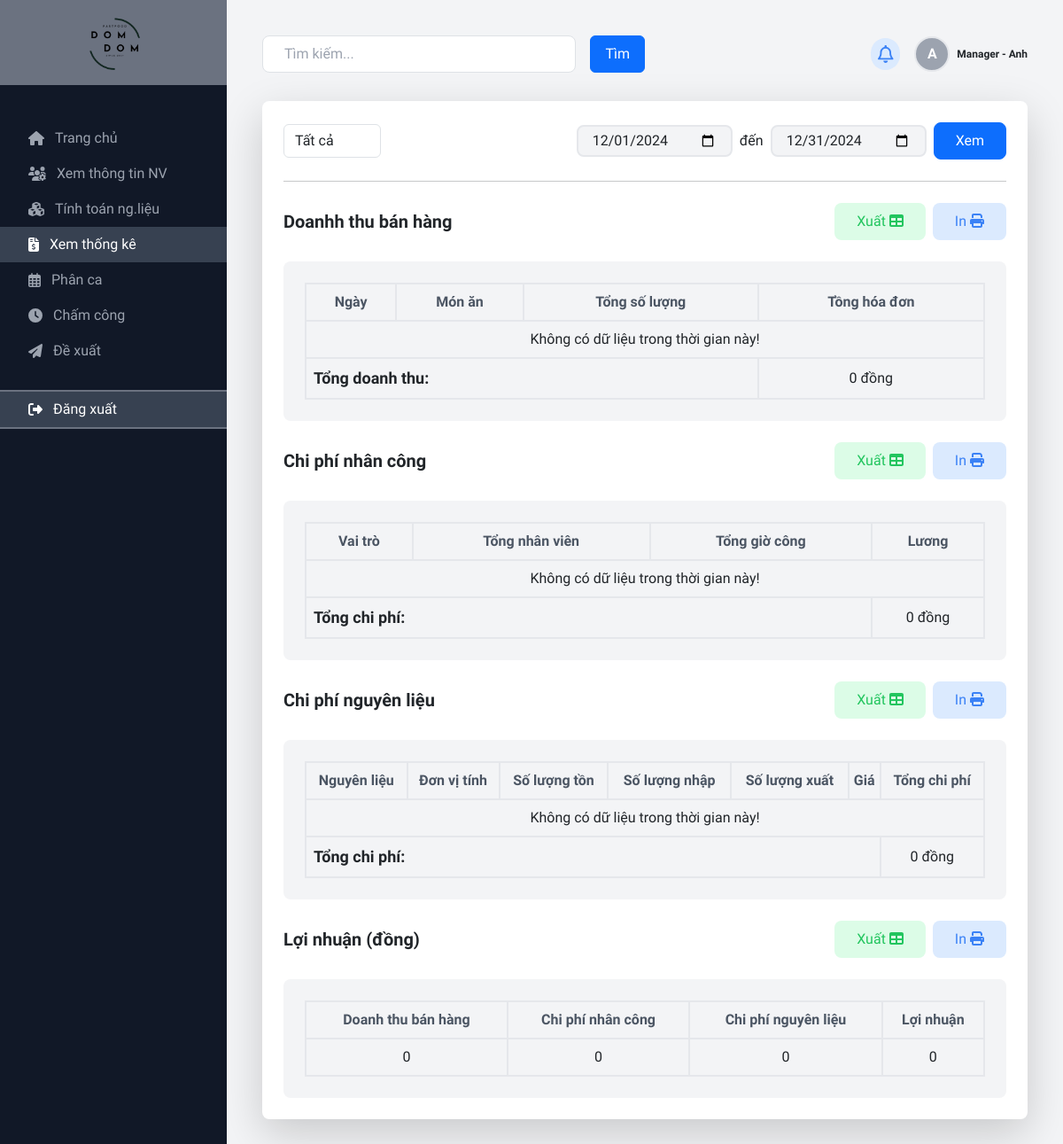
Before: /view/page/manager/index.php?i=revenue (signed in) with the older database file.
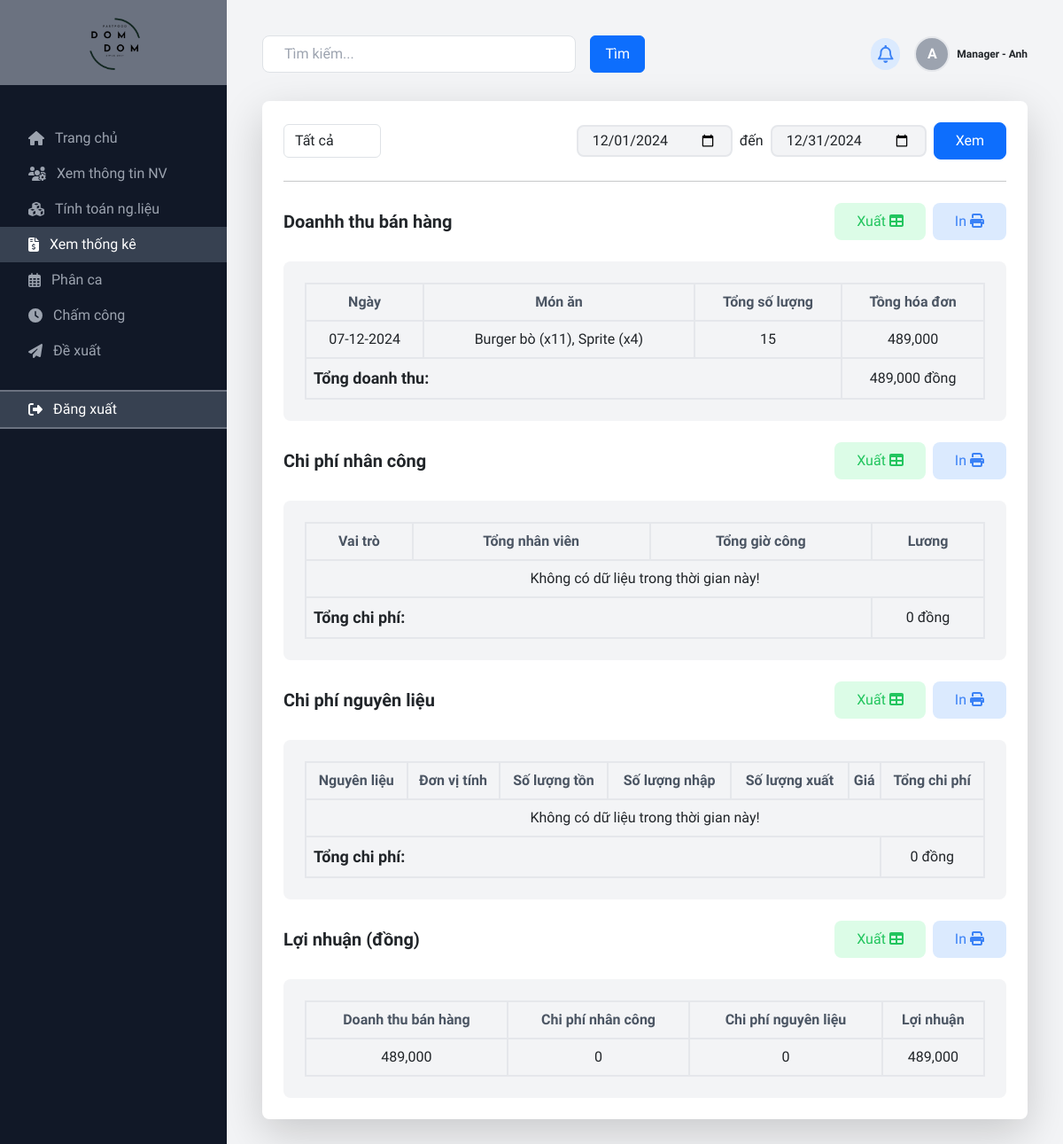
After: the same page with the newer database file.
### tables this page shows
CREATE TABLE `order_dish` (
  `orderID` int(11) NOT NULL,
  `dishID` int(11) NOT NULL,
  `quantity` int(11) NOT NULL
);

CREATE TABLE `order` (
  `orderID` int(11) NOT NULL,
  `orderDate` date NOT NULL DEFAULT current_timestamp(),
  `total` decimal(11,2) NOT NULL,
  `sumOfQuantity` int(11) NOT NULL,
  `paymentMethod` varchar(30) NOT NULL,
  `note` varchar(50) DEFAULT NULL,
  `status` int(20) NOT NULL,
  `phoneNumber` varchar(15) NOT NULL,
  `promotionID` int(11) NOT NULL,
  `partyPackageID` int(11) DEFAULT NULL,
  `storeID` int(11) NOT NULL
);

### view/page/manager/index.php (the view, shortened to what the changed rows need)
<html lang="en">
<?php
include("../../../controller/cIngredients.php");
include("../../../controller/cOrders.php");
include("../../../controller/cEmployees.php");
if (isset($_POST["btnxem"])) {
    $_SESSION["startM"] = $_POST["startM"];
    $_SESSION["endM"] = $_POST["endM"];
    $daystart = explode("-", $_SESSION["startM"]);
    $startM = implode("-", array($daystart[0], $daystart[1], $daystart[2]));
    $dayend = explode("-", $_SESSION["endM"]);
    $endM = implode("-", array($dayend[0], $dayend[1], $dayend[2]));
} else {
    $startM = date("Y-m-01");
    $endM = date("Y-m-t");
}
?>
<head>
    <link href="../../css/all.css" rel="stylesheet" />
    <link href="../../css/bootstrap.min.css" rel="stylesheet">
    <script src="../../js/tailwindcss.js"></script>
</head>
<body class="bg-gray-900" style="scroll-behavior: smooth; font-family: 'Playwrite DE Grund', cursive;">
    <div class="flex flex-col md:flex-row h-full" id="container">
        <div class="bg-gray-100 flex-1 p-6 h-fit pb-2 md:p-10" id="right">
            <?php
            $i = "";
            if (isset($_REQUEST["i"])) {
                $i = $_REQUEST["i"];
            } else {
                $i = "home";
            }
            if ($i != "home") {
                require("" . $_REQUEST["i"] . "/index.php");
            } else {
                require("home/index.php");
            }
            ?>
        </div>
    </div>
    </div>
</body>
</html>

### view/page/manager/revenue/index.php (shortened to what the changed rows need)
<div class="grid grid-cols-1 md:grid-cols-1 gap-6 mt-8">
    <div class="bg-white p-6 rounded-lg shadow-lg mb-6">
        <div class="flex justify-between items-center mb-4">
            <div class="flex items-center w-fit">
                <select name="" id="" class="form-control" onchange="window.location.href = this.value;">
                    <option value="#0">Tất cả</option>
                </select>
            </div>
            <div class="currentMonth">
                <form action="" method="post" class="revenueMonth flex items-center my-auto">
                    <input type="date" name="startM" id="startM"
                        class="bg-gray-100 border-solid border-2 rounded-lg py-1 px-3" value="<?php echo $startM; ?>">
                    <span class="mx-2">đến</span>
                    <input type="date" name="endM" id="endM"
                        class="bg-gray-100 border-solid border-2 rounded-lg py-1 px-3 mr-1"
                        value="<?php echo $endM; ?>">
                    <button type="submit" name="btnxem" class="btn btn-primary ml-1 py-2 px-4 rounded-lg">Xem</button>
                </form>
            </div>
        </div>
        <hr>
        <div class="flex justify-between items-center my-4 w-full" id="DT">
            <h2 class="text-xl font-semibold">Doanhh thu bán hàng</h2>
            <div class="flex items-center">
                <button
                    class="btn bg-green-100 text-green-500 py-2 px-4 rounded-lg mr-1 hover:bg-green-500 hover:text-white">Xuất
                    <i class="fa-solid fa-table"></i></button>
                <button
                    class="btn bg-blue-100 text-blue-500 py-2 px-4 rounded-lg ml-1 hover:bg-blue-500 hover:text-white">In
                    <i class="fa-solid fa-print"></i></button>
            </div>
        </div>
        <div class="h-fit bg-gray-100 rounded-lg p-6">
            <table class="text-base w-full text-center">
                <thead>
                    <tr>
                        <th class="text-gray-600 border-2 py-2">Ngày</th>
                        <th class="text-gray-600 border-2 py-2">Món ăn</th>
                        <th class="text-gray-600 border-2 py-2">Tổng số lượng</th>
                        <th class="text-gray-600 border-2 py-2">Tồng hóa đơn</th>
                    </tr>
                </thead>
                <tbody>
                    <?php
                    $ctrl = new cOrders;
                    $storeID = $_SESSION["user"][1];
                    if ($ctrl->cGetRevenueOrderByStore($storeID, start: $startM, end: $endM)->num_rows > 0) {
                        $result = $ctrl->cGetRevenueOrderByStore($storeID, $startM, $endM);
                        while ($row = $result->fetch_assoc()) {
                            echo "
                                        <tr>
                                            <td class='py-2 border-2'>" . date("d-m-Y", strtotime($row["orderDate"])) . "</td>
                                            <td class='py-2 border-2'>" . $row["dishes"] . "</td>
                                            <td class='py-2 border-2'>" . $row["sumOfQuantity"] . "</td>
                                            <td class='py-2 border-2'>" . str_replace(".00", "", number_format($row["total"], "2", ".", ",")) . "</td>
                                        </tr>
                                        ";
                        }
                    } else
                        echo "<tr>
                                    <td colspan='4' class='py-2 border-2'>Không có dữ liệu trong thời gian này!</td>
                                </tr>";
                    echo "</tbody>
                                        <tfoot>
                                            <tr>
                                                <td colspan='3' class='font-bold text-lg text-left p-2 border-2'>
                                                    <p>Tổng doanh thu:</p>
                                                </td>
                                                <td class='text-center border-2'>
                                                    " . str_replace(".00", "", number_format($_SESSION["revenue"], 0, ".", ",")) . " đồng
                                                </td>
                                            </tr>
                                        </tfoot>"
                        ?>
            </table>
        </div>
        <div class="flex justify-between items-center my-4 w-full" id="NV">
            <h2 class="text-xl font-semibold">Chi phí nhân công</h2>
            <div class="flex items-center">
                <button
                    class="btn bg-green-100 text-green-500 py-2 px-4 rounded-lg mr-1 hover:bg-green-500 hover:text-white">Xuất
                    <i class="fa-solid fa-table"></i></button>
                <button
                    class="btn bg-blue-100 text-blue-500 py-2 px-4 rounded-lg ml-1 hover:bg-blue-500 hover:text-white">In
                    <i class="fa-solid fa-print"></i></button>
            </div>
        </div>
        <div class="h-fit bg-gray-100 rounded-lg p-6">
            <table class="text-base w-full text-center">
                <thead>
                    <tr>
                        <th class="text-gray-600 border-2 py-2">Vai trò</th>
                        <th class="text-gray-600 border-2 py-2">Tổng nhân viên</th>
                        <th class="text-gray-600 border-2 py-2">Tổng giờ công</th>
                        <th class="text-gray-600 border-2 py-2">Lương</th>
                    </tr>
                </thead>
                <tbody>
                    <?php
                    $ctrl = new cEmployees;
                    if ($ctrl->cGetRevenueEmployeeShiftByStore($storeID, $startM, $endM)->num_rows > 0) {
                        $result = $ctrl->cGetRevenueEmployeeShiftByStore($storeID, $startM, $endM);
                        $totalCostEmployee = 0;
                        while ($row = $result->fetch_assoc()) {
                            $totalCost += $cost['totalSalary'];
                            echo "<tr>
                            <td class='border-2 py-2'>{$cost['roleName']}</td>
                            <td class='border-2 py-2'>{$cost['totalEmployees']}</td>
                            <td class='border-2 py-2'>{$cost['totalHours']}</td>
                            <td class='border-2 py-2'>" . number_format($cost['totalSalary'], 2, ',', '.') . " đồng</td>
                        </tr>";
                        }
                    } else {
                        echo "<tr>
                            <td colspan='7' class='border-2 py-2'>Không có dữ liệu trong thời gian này!</td>
                        </tr>";
                    }
                    echo '</tbody>
                <tfoot>
                    <tr>
                        <td colspan="3" class="font-bold text-lg text-left p-2 border-2">
                            <p>Tổng chi phí:</p>
                        </td>
                        <td class="text-center border-2">' . number_format($_SESSION["totalCostEmployee"], 0, '.', ',') . ' đồng</td>
                    </tr>
                </tfoot>';
                    ?>
            </table>
        </div>
        <div class="flex justify-between items-center my-4 w-full" id="NL">
            <h2 class="text-xl font-semibold">Chi phí nguyên liệu</h2>
            <div class="flex items-center">
                <button
                    class="btn bg-green-100 text-green-500 py-2 px-4 rounded-lg mr-1 hover:bg-green-500 hover:text-white">Xuất
                    <i class="fa-solid fa-table"></i></button>
                <button
                    class="btn bg-blue-100 text-blue-500 py-2 px-4 rounded-lg ml-1 hover:bg-blue-500 hover:text-white">In
                    <i class="fa-solid fa-print"></i></button>
            </div>
        </div>
        <div class="h-fit bg-gray-100 rounded-lg p-6">
            <table class="text-base w-full text-center">
                <thead>
                    <tr>
                        <th class="text-gray-600 border-2 py-2">Nguyên liệu</th>
                        <th class="text-gray-600 border-2 py-2">Đơn vị tính</th>
                        <th class="text-gray-600 border-2 py-2">Số lượng tồn</th>
                        <th class="text-gray-600 border-2 py-2">Số lượng nhập</th>
                        <th class="text-gray-600 border-2 py-2">Số lượng xuất</th>
                        <th class="text-gray-600 border-2 py-2">Giá</th>
                        <th class="text-gray-600 border-2 py-2">Tổng chi phí</th>
                    </tr>
                </thead>
                <tbody>
                    <?php
                    $ctrl = new cIngredients;
                    if ($ctrl->cGetRevenueIngredientByStore($storeID, $startM, $endM)->num_rows > 0) {
                        $result = $ctrl->cGetRevenueIngredientByStore($storeID, $startM, $endM);
                        while ($row = $result->fetch_assoc()) {
                            $exportQuantity = $row['quantityImported'] - $row['quantityInStock'];
                            $totalCost = $row['price'] * $row['quantityImported'];
                            echo "<tr>
                                    <td class='border-2 py-2'>{$row['ingredientName']}</td>
                                    <td class='border-2 py-2'>{$row['unit']}</td>
                                    <td class='border-2 py-2'>{$row['stockQuantity']}</td>
                                    <td class='border-2 py-2'>{$row['importQuantity']}</td>
                                    <td class='border-2 py-2'>{$exportQuantity}</td>
                                    <td class='border-2 py-2'>" . number_format($row['price'], 2, '.', ',') . " đồng</td>
                                    <td class='border-2 py-2'>" . number_format($totalCost, 2, '.', ',') . " đồng</td>
                                </tr>";
                        }
                    } else {
                        echo "<tr>
                                <td colspan='7' class='border-2 py-2'>Không có dữ liệu trong thời gian này!</td>
                            </tr>";
                    }
                    echo '</tbody>
                <tfoot>
                    <tr>
                        <td colspan="6" class="font-bold text-lg text-left p-2 border-2">
                            <p>Tổng chi phí:</p>
                        </td>
                        <td class="text-center border-2">' . number_format($_SESSION["totalCost"], 0, '.', ',') . ' đồng</td>
                    </tr>
                </tfoot>';
                    ?>
            </table>
        </div>
        <div class="flex justify-between items-center my-4 w-full">
            <h2 class="text-xl font-semibold">Lợi nhuận (đồng)</h2>
            <div class="flex items-center">
                <button
                    class="btn bg-green-100 text-green-500 py-2 px-4 rounded-lg mr-1 hover:bg-green-500 hover:text-white">Xuất
                    <i class="fa-solid fa-table"></i></button>
                <button
                    class="btn bg-blue-100 text-blue-500 py-2 px-4 rounded-lg ml-1 hover:bg-blue-500 hover:text-white">In
                    <i class="fa-solid fa-print"></i></button>
            </div>
        </div>
        <div class="h-fit bg-gray-100 rounded-lg p-6">
            <table class="text-base w-full text-center">
                <thead>
                    <tr>
                        <th class="text-gray-600 border-2 py-2">Doanh thu bán hàng</th>
                        <th class="text-gray-600 border-2 py-2">Chi phí nhân công</th>
                        <th class="text-gray-600 border-2 py-2">Chi phí nguyên liệu</th>
                        <th class="text-gray-600 border-2 py-2">Lợi nhuận</th>
                    </tr>
                </thead>
                <tbody>
                    <?php
                    echo '<tr>
                    <td class="border-2 py-2">' . number_format($_SESSION["revenue"], 0, '.', ',') . '</td>
                    <td class="border-2 py-2">' . number_format($_SESSION["totalCostEmployee"], 0, '.', ',') . '</td>
                    <td class="border-2 py-2">' . number_format($_SESSION["totalCost"], 0, '.', ',') . '</td>
                    <td class="border-2 py-2">' . number_format($_SESSION["profit"], 0, '.', ',') . '</td>
                    </tr>'
                        ?>
                </tbody>
            </table>
        </div>
    </div>

Changed rows visible on the page:
now on this page (row edited): order_dish: orderID.orderDate "07-12-2024", dishes "Burger bò (x11), Sprite (x4)", orderID.sumOfQuantity "15", orderID.total "489,000"
Other visible differences:
$_SESSION["revenue"]: "0" → "489,000"
$_SESSION["profit"]: "0" → "489,000"
text no longer shown: "0 Không có dữ liệu trong thời gian này!"
text now shown: "489,000"
